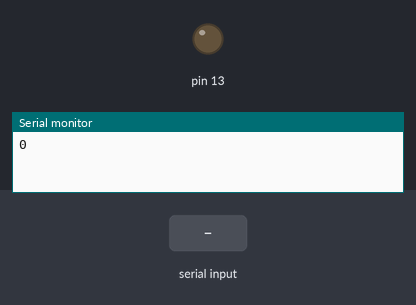
Bench run of a sketch on a simulated Arduino Uno, built with avr-gcc and run on an emulated ATmega328P. Shown: output pins drawn as LEDs (lit = HIGH), the last lines printed to the serial monitor. The inputs (shaded band) are chosen by the test bench.

Above: at 1.2 s.
1.3 s: "1" received over Serial
At 2.3 s:
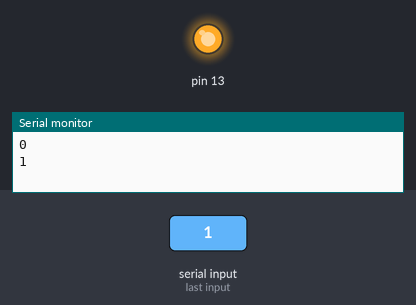
2.8 s: "0" received over Serial
At 3.5 s:
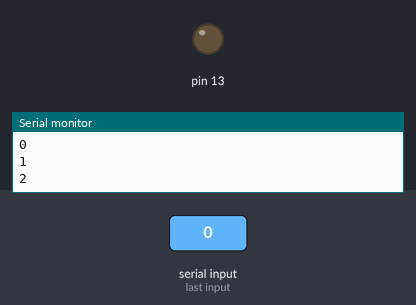
Timing chart, 0 to 5.8 s (numbered marks = the images above; inputs shaded):
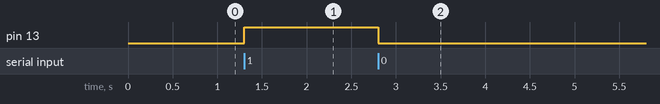

The sketch:

Quest3.ino
```cpp
int count = 0;
unsigned long past = 0;
int flag = 0;
bool go = true;
void setup(){
  pinMode(13,OUTPUT);
  Serial.begin(9600);
}

void loop(){
  unsigned long now = millis();

  if(now-past>=1000){
    past = now;
    flag = 1;
  }
  if(flag == 1){
    if(go){
      Serial.println(count);
      count++;
      flag=0;
      if(count>100){go = false;}
    }
    if(go == false){
      Serial.println(count);
      count--;
      flag=0;
      if(count==0) {go = true;}
    }
  }

    if(Serial.available()>0){
    switch(Serial.read())
    {
      case '1':
        digitalWrite(13,HIGH);break;
      case '0':
        digitalWrite(13,LOW);break;
    }
  }
}
```

Measured:
- after the input at 1.3 s, pin 13: LOW → HIGH at once
- after the input at 2.8 s, pin 13: HIGH → LOW at once
